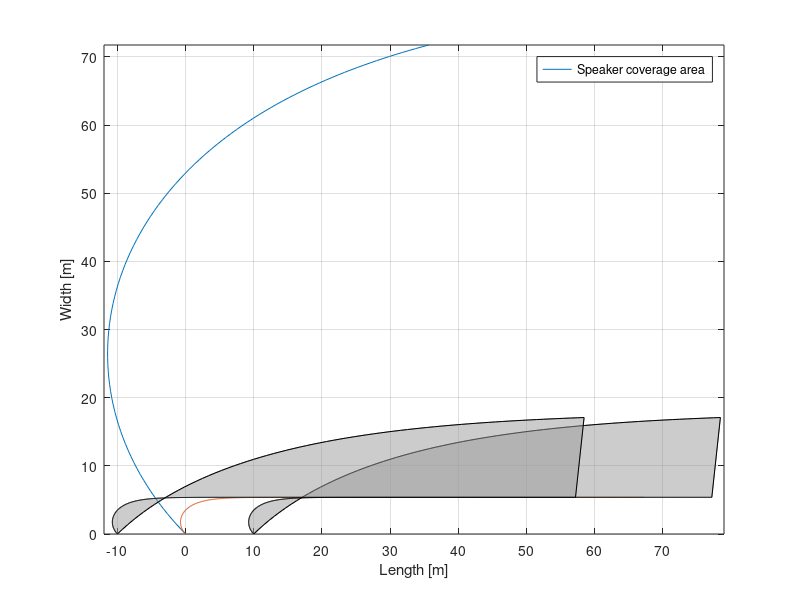

This chart was generated by the following MATLAB code:

%% ref

clear 
v = 10;
wind = pi/2;
c_r = 343;
step = 65;
speaker_dis = 20;
front = [0; 1];
point_l = [0; 0];


[x, y] = pol2cart(deg2rad(-45), 1);
a_direction(:,1) = [y; x]
a_direction(:,1) = 1/norm(a_direction(:,1),2)*a_direction(:,1)
leng_l(1) = norm(a_direction(:,1),2)

theta(1) = sign(a_direction(1,1))*acos((a_direction(:,1)'*front)/(norm(a_direction(:,1))*1)); %asin((dis)/(1));
for i=1:100
d(:,i) = [v * (1/(c_r+v*sin(theta(i)))) * sin(wind); v * (1/(c_r+v*sin(theta(i)))) * cos(wind)]; 
p(:,i) = (d(:,i)' * (-a_direction(:,i)))/norm(a_direction(:,i))^2 * (-a_direction(:,i));
e(:,i) = d(:,i) - p(:,i);
phi(i) = asin(norm(e(:,i)));
a(:,i) = a_direction(:,i) * cos(phi(i));
w(:,i) = a(:,i) + e(:,i);
theta(i+1) = sign(w(1,i)) * acos(((w(:,i)'*front)) / (norm(w(:,i))*norm(front)));
a_direction(:,i+1) = w(:,i);

leng_l(i+1) = norm(w(:,i),2);
point_l(:,i+1) = point_l(:,i)+w(:,i);
dis_l(:,i) = ((w(:,i)'*front)/(norm(front)^2))*(front); 
t_l(:,i) = (1/(c_r+v*sin(theta(i))))*sin(wind);
end

plot(point_l(1,:) , point_l(2,:))
hold on



%% test


clear 
v = 15;
wind = pi/2;
c_r = 343;
step = 65;
speaker_dis = 20;
front = [0; 0.5];
point_l = [0; 0];

res = 0.1;

% 5 1 0.5 0.01

[x, y] = pol2cart(deg2rad(-45), 1);
a_direction(:,1) = [y; x]
a_direction(:,1) = res/norm(a_direction(:,1),2)*a_direction(:,1)
leng_l(1) = norm(a_direction(:,1),2)

theta(1) = sign(a_direction(1,1)) * acos((a_direction(:,1)'*front)/(norm(a_direction(:,1))*norm(front)));

for i=1:200*(1/res)*1  
d(:,i) = [(v) * ((1*res)/(c_r+v*sin(theta(i)))) * sin(wind); v * ((1)/(c_r+v*sin(theta(i)))) * cos(wind)]; 
p(:,i) = (d(:,i)' * (-a_direction(:,i)))/norm(a_direction(:,i))^2 * (-a_direction(:,i));
e(:,i) = d(:,i) - p(:,i);

phi(i) = asin(norm((1/res)*e(:,i)));
a(:,i) = (a_direction(:,i) * cos(phi(i)));

w(:,i) = a(:,i) + e(:,i);
theta(i+1) = sign(w(1,i)) * acos(((w(:,i)'*front)) / (norm(w(:,i))*norm(front)));
a_direction(:,i+1) = w(:,i);

leng_l(i+1) = norm(w(:,i),2);
point_l(:,i+1) = point_l(:,i)+w(:,i);
dis_l(:,i) = ((w(:,i)'*front)/(norm(front)^2))*(front); 
t_l(:,i) = ((1*res)/(c_r+v*sin(theta(i))))*sin(wind);

if sum(t_l) >= 0.2
        break
    end

end

plot(point_l(1,:) , point_l(2,:))
hold on

%%
set(gca,'xtick',[-140:10:140])
set(gca,'ytick',[-140:10:140])

xlabel('Length [m]')
ylabel('Width [m]')

legend('5 [m]','1 [m]','0.5 [m]', '0.1 [m]')

%%
point_r = [0; 0];
%direction(:,1) = [0.9; 0.1]
a_direction(:,1) = [0.707; 0.707]
a_direction(:,1) = 1/norm(a_direction(:,1),2)*a_direction(:,1)
leng_r(1) = norm(a_direction(:,1),2)

theta(1) = sign(a_direction(1,1))*acos((a_direction(:,1)'*[0 1]')/(norm(a_direction(:,1))*1)); %asin((dis)/(1));
for i=1:step+step
    
d(:,i) = [v*(1/(c_r+v*sin(theta(i))))*sin(wind); v*(1/(c_r+v*sin(theta(i))))*cos(wind)]; 
p(:,i) = (d(:,i)'*(-a_direction(:,i)))/norm(a_direction(:,i))^2 * (-a_direction(:,i));
e(:,i) = d(:,i)-p(:,i);
phi(i) = asin(norm(e(:,i)));
a(:,i) = a_direction(:,i)*cos(phi(i));
w(:,i) = a(:,i)+e(:,i);
theta(i+1) = sign(w(1,i))*acos(((w(:,i)'*front)) / (norm(w(:,i))*norm(front)));
a_direction(:,i+1) = w(:,i);

leng_r(i+1) = norm(w(:,i),2);
point_r(:,i+1) = point_r(:,i)+w(:,i);
dis_r(:,i) = ((w(:,i)'*front)/(norm(front)^2))*(front); 
t_r(:,i) = (1/(c_r+v*sin(theta(i))))*sin(wind);

    if sum(t_r) >= sum(t_l)
        break
    end
end

%sum(dis(2,:))

plot([point_l(1,:)+speaker_dis/2 flip(point_r(1,:))+speaker_dis/2],[point_l(2,:) flip(point_r(2,:))],'Color',[0.6 0.6 0.6])
hold on
plot([point_l(1,:)-speaker_dis/2 flip(point_r(1,:))-speaker_dis/2],[point_l(2,:) flip(point_r(2,:))],'Color',[0.6 0.6 0.6])

grid on
axis equal


h = fill([point_l(1,:)+speaker_dis/2 flip(point_r(1,:))+speaker_dis/2],[point_l(2,:) flip(point_r(2,:))], [0.6 0.6 0.6]);
set(h,'facealpha',.5)

h = fill([point_l(1,:)-speaker_dis/2 flip(point_r(1,:))-speaker_dis/2],[point_l(2,:) flip(point_r(2,:))], [0.6 0.6 0.6]);
set(h,'facealpha',.5)


%grid minor
set(gca,'xtick',[-140:10:140])
set(gca,'ytick',[-140:10:140])

xlabel('Length [m]')
ylabel('Width [m]')

legend('Speaker coverage area')



